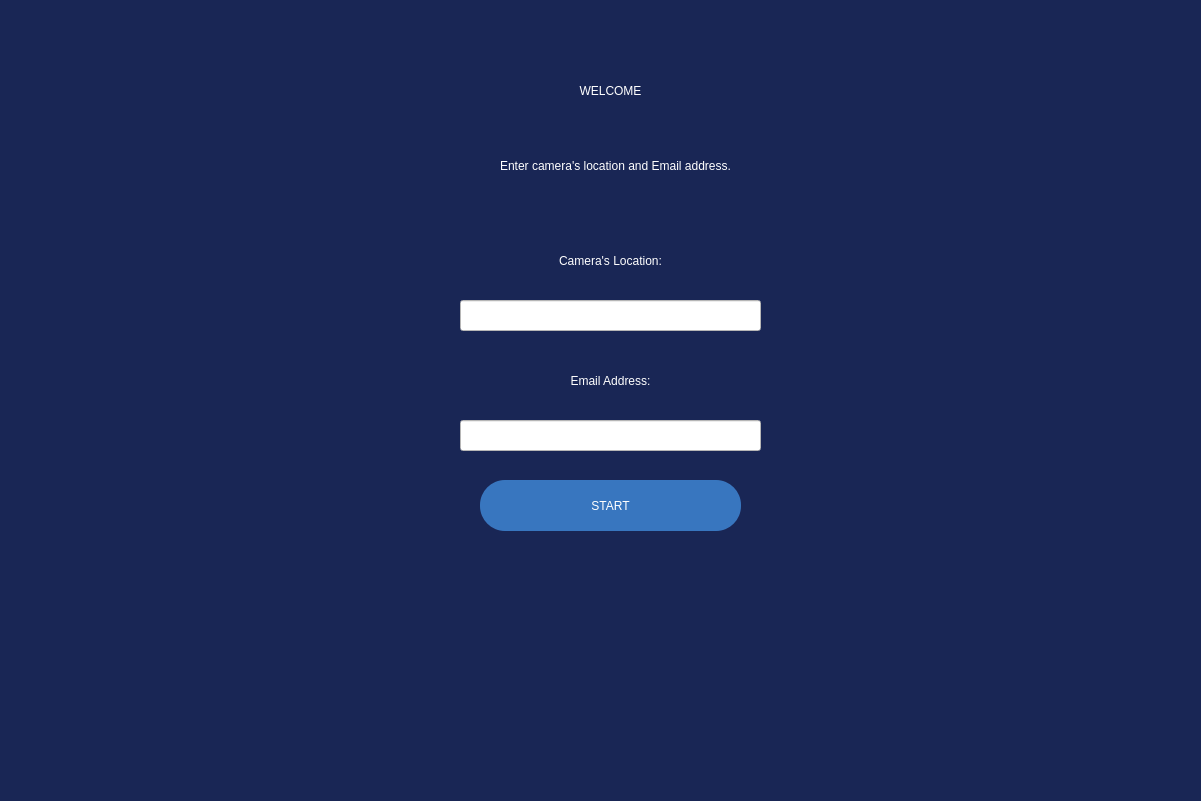
<?xml version="1.0" encoding="UTF-8"?>
<ui version="4.0">
 <class>MainWindow</class>
 <widget class="QMainWindow" name="MainWindow">
  <property name="geometry">
   <rect>
    <x>0</x>
    <y>0</y>
    <width>1201</width>
    <height>801</height>
   </rect>
  </property>
  <property name="minimumSize">
   <size>
    <width>300</width>
    <height>300</height>
   </size>
  </property>
  <property name="maximumSize">
   <size>
    <width>1201</width>
    <height>801</height>
   </size>
  </property>
  <property name="windowTitle">
   <string>CCTV Survilence System</string>
  </property>
  <property name="styleSheet">
   <string notr="true"/>
  </property>
  <widget class="QWidget" name="centralwidget">
   <property name="styleSheet">
    <string notr="true">background-color: rgb(25, 38, 85);</string>
   </property>
   <widget class="QLabel" name="label">
    <property name="geometry">
     <rect>
      <x>260</x>
      <y>130</y>
      <width>711</width>
      <height>71</height>
     </rect>
    </property>
    <property name="styleSheet">
     <string notr="true">font: 22pt &quot;Haettenschweiler&quot;; color:rgb(255, 255, 255)

</string>
    </property>
    <property name="text">
     <string>Enter camera's location and Email address.</string>
    </property>
    <property name="alignment">
     <set>Qt::AlignCenter</set>
    </property>
    <property name="wordWrap">
     <bool>false</bool>
    </property>
   </widget>
   <widget class="QLabel" name="label_2">
    <property name="geometry">
     <rect>
      <x>460</x>
      <y>240</y>
      <width>301</width>
      <height>41</height>
     </rect>
    </property>
    <property name="styleSheet">
     <string notr="true">font: 22pt &quot;Haettenschweiler&quot;;color:rgb(255, 255, 255)</string>
    </property>
    <property name="text">
     <string>Camera's Location:</string>
    </property>
    <property name="alignment">
     <set>Qt::AlignCenter</set>
    </property>
   </widget>
   <widget class="QLabel" name="label_3">
    <property name="geometry">
     <rect>
      <x>460</x>
      <y>360</y>
      <width>301</width>
      <height>41</height>
     </rect>
    </property>
    <property name="styleSheet">
     <string notr="true">font: 22pt &quot;Haettenschweiler&quot;;color:rgb(255, 255, 255)</string>
    </property>
    <property name="text">
     <string>Email Address:</string>
    </property>
    <property name="alignment">
     <set>Qt::AlignCenter</set>
    </property>
   </widget>
   <widget class="QPushButton" name="pushButton">
    <property name="geometry">
     <rect>
      <x>480</x>
      <y>480</y>
      <width>261</width>
      <height>51</height>
     </rect>
    </property>
    <property name="styleSheet">
     <string notr="true">font: 16pt &quot;Haettenschweiler&quot;;color:rgb(255, 255, 255);
background-color:rgb(56, 118, 191);
border-radius:25px;</string>
    </property>
    <property name="text">
     <string>START</string>
    </property>
   </widget>
   <widget class="QLineEdit" name="location_input">
    <property name="geometry">
     <rect>
      <x>460</x>
      <y>300</y>
      <width>301</width>
      <height>31</height>
     </rect>
    </property>
    <property name="styleSheet">
     <string notr="true">background-color: rgb(255, 255, 255);</string>
    </property>
   </widget>
   <widget class="QLineEdit" name="sendTo_input">
    <property name="geometry">
     <rect>
      <x>460</x>
      <y>420</y>
      <width>301</width>
      <height>31</height>
     </rect>
    </property>
    <property name="styleSheet">
     <string notr="true">background-color: rgb(255, 255, 255);</string>
    </property>
   </widget>
   <widget class="QLabel" name="label_4">
    <property name="geometry">
     <rect>
      <x>540</x>
      <y>70</y>
      <width>141</width>
      <height>41</height>
     </rect>
    </property>
    <property name="styleSheet">
     <string notr="true">font: 22pt &quot;Haettenschweiler&quot;; color:rgb(255, 255, 255)</string>
    </property>
    <property name="text">
     <string>WELCOME</string>
    </property>
    <property name="alignment">
     <set>Qt::AlignCenter</set>
    </property>
   </widget>
   <widget class="QLabel" name="label_5">
    <property name="geometry">
     <rect>
      <x>570</x>
      <y>560</y>
      <width>81</width>
      <height>101</height>
     </rect>
    </property>
    <property name="text">
     <string/>
    </property>
    <property name="pixmap">
     <pixmap>logo.png</pixmap>
    </property>
   </widget>
  </widget>
 </widget>
 <resources>
  <include location="logo.qrc"/>
 </resources>
 <connections/>
</ui>
